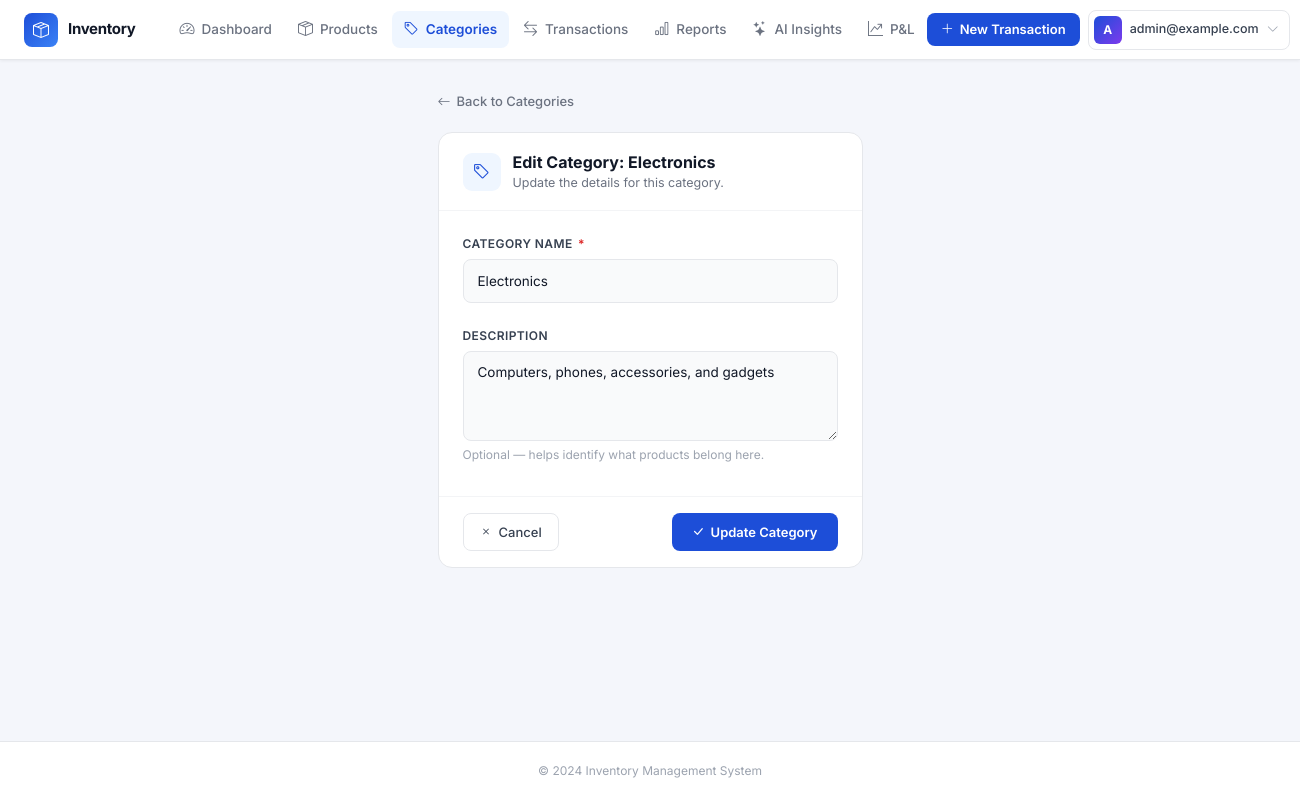
/categories/8/update/ (signed in), run on the app's committed database.
### accounts/models.py (models this page shows, shortened)
class CustomUser(AbstractUser):
    email = models.EmailField(unique=True, db_index=True)
    username = None  # Remove username field
    USERNAME_FIELD = 'email'
    REQUIRED_FIELDS = []
    objects = CustomUserManager()
    class Meta:
        db_table = 'users'
        indexes = [
            models.Index(fields=['email']),
        ]

### inventory/models.py (models this page shows, shortened)
class Category(models.Model):
    user = models.ForeignKey(
        settings.AUTH_USER_MODEL,
        on_delete=models.CASCADE,
        related_name='categories',
        null=True,   # null during migration for existing rows
        blank=True,
    )
    name = models.CharField(max_length=100, db_index=True)
    description = models.TextField(blank=True)
    class Meta:
        db_table = 'categories'
        verbose_name_plural = 'categories'
        unique_together = [('user', 'name')]

### inventory/views.py (the view, shortened to what this page needs)
# urls.py: path('categories/<int:pk>/update/', views.CategoryUpdateView.as_view(), name='category_update'),
class CategoryUpdateView(LoginRequiredMixin, UpdateView):
    model = Category
    template_name = 'inventory/category_form.html'
    success_url = reverse_lazy('category_list')
    fields = ['name', 'description']
    def get_queryset(self):
        return Category.objects.filter(user=self.request.user)
    def get_form(self, form_class=None):
        form = super().get_form(form_class)
        form.fields['name'].widget.attrs.update({'class': 'form-control', 'placeholder': 'Enter category name'})
        form.fields['description'].widget.attrs.update({'class': 'form-control', 'placeholder': 'Enter description (optional)', 'rows': 3})
        return form
    def get_context_data(self, **kwargs):
        context = super().get_context_data(**kwargs)
        context['form_title'] = f'Edit Category: {self.object.name}'
        context['submit_text'] = 'Update Category'
        return context

### templates/inventory/category_form.html (shortened to what this page needs)
{% extends 'base.html' %}
{% block content %}
<div class="form-page">
  <a href="{% url 'category_list' %}" class="back-link">
    <i class="bi bi-arrow-left"></i> Back to Categories
  </a>
  <div class="form-card">
    <div class="form-card-header">
      <div class="form-card-icon"><i class="bi bi-tag"></i></div>
      <div>
        <h2>{{ form_title }}</h2>
        <p>{% if object %}Update the details for this category.{% else %}Create a new category to organize your products.{% endif %}</p>
      </div>
    </div>
    <form method="post" novalidate id="cat-form">
      <div class="form-card-body">
        <div class="mb-4">
          <label for="{{ form.name.id_for_label }}" class="field-label">
            Category Name <span class="req">*</span>
          </label>
          {{ form.name }}
        </div>
        <div class="mb-2">
          <label for="{{ form.description.id_for_label }}" class="field-label">
            Description
          </label>
          {{ form.description }}
          <div class="field-hint">Optional — helps identify what products belong here.</div>
        </div>
      </div>
      <div class="form-card-footer">
        <a href="{% url 'category_list' %}" class="btn-cancel">
          <i class="bi bi-x"></i> Cancel
        </a>
        <button type="submit" class="btn-submit">
          <i class="bi bi-check-lg"></i> {{ submit_text }}
        </button>
      </div>
    </form>
  </div>
</div>
{% endblock %}

### templates/base.html (shortened to what this page needs)
{% load static %}
<!DOCTYPE html>
<html lang="en">
<head>
    <link href="https://cdn.jsdelivr.net/npm/bootstrap@5.3.0/dist/css/bootstrap.min.css" rel="stylesheet">
    <link href="https://cdn.jsdelivr.net/npm/bootstrap-icons@1.11.0/font/bootstrap-icons.css" rel="stylesheet">
    <link rel="stylesheet" href="{% static 'css/style.css' %}">
</head>
<body>
    <header>
        <nav class="app-navbar">
            <a class="nav-brand" href="{% if user.is_authenticated %}{% url 'dashboard' %}{% else %}{% url 'login' %}{% endif %}">
                <div class="brand-icon"><i class="bi bi-box-seam"></i></div>
                <span class="brand-name">Inventory</span>
            </a>
            {% if user.is_authenticated %}
            <div class="nav-links">
                <a href="{% url 'dashboard' %}"
                   class="nav-link-item {% if request.resolver_match.url_name == 'dashboard' %}active{% endif %}">
                    <i class="bi bi-speedometer2"></i> Dashboard
                </a>
                <a href="{% url 'product_list_view' %}"
                   class="nav-link-item {% if 'product' in request.resolver_match.url_name %}active{% endif %}">
                    <i class="bi bi-box-seam"></i> Products
                </a>
                <a href="{% url 'category_list' %}"
                   class="nav-link-item {% if 'category' in request.resolver_match.url_name %}active{% endif %}">
                    <i class="bi bi-tag"></i> Categories
                </a>
                <a href="{% url 'transaction_history' %}"
                   class="nav-link-item {% if 'transaction' in request.resolver_match.url_name %}active{% endif %}">
                    <i class="bi bi-arrow-left-right"></i> Transactions
                </a>
                <a href="{% url 'reports' %}"
                   class="nav-link-item {% if request.resolver_match.url_name == 'reports' %}active{% endif %}">
                    <i class="bi bi-bar-chart"></i> Reports
                </a>
                <a href="{% url 'ai_insights' %}"
                   class="nav-link-item {% if 'ai' in request.resolver_match.url_name or request.resolver_match.url_name == 'pnl' %}active{% endif %}">
                    <i class="bi bi-stars"></i> AI Insights
                </a>
                <a href="{% url 'pnl' %}"
                   class="nav-link-item {% if request.resolver_match.url_name == 'pnl' %}active{% endif %}">
                    <i class="bi bi-graph-up-arrow"></i> P&amp;L
                </a>
            </div>
            {% endif %}
            <div class="nav-right">
                {% if user.is_authenticated %}
                <a href="{% url 'transaction_create' %}" class="nav-action-btn">
                    <i class="bi bi-plus-lg"></i>
                    <span>New Transaction</span>
                </a>
                <div class="dropdown">
                    <a class="user-menu-btn" href="#" role="button" data-bs-toggle="dropdown" aria-expanded="false">
                        <div class="user-avatar">{{ user.email|first|upper }}</div>
                        <span class="user-email">{{ user.email }}</span>
                        <i class="bi bi-chevron-down user-chevron"></i>
                    </a>
                </div>
                {% else %}
                <a href="{% url 'login' %}" class="nav-link-item">Sign in</a>
                <a href="{% url 'register' %}" class="nav-action-btn">
                    <i class="bi bi-person-plus"></i>
                    <span>Register</span>
                </a>
                {% endif %}
            </div>
        </nav>
    </header>
    <main class="app-main">
        {% block content %}{% endblock %}
    </main>
    <footer class="app-footer">
        &copy; 2024 Inventory Management System
    </footer>
</body>
</html>

### static/css/style.css (style rules this page uses)
.btn, .nav-link, .form-control, .form-select { min-height: 44px; }
footer { margin-top: auto; }
body { display: flex; flex-direction: column; min-height: 100vh; }
main { flex: 1; }

### templates/base.html (style rules this page uses)
* { font-family: 'Inter', sans-serif; }
body { background: #f4f6fb; }
.app-navbar { background: #fff; border-bottom: 1px solid #e5e7eb; padding: 0 24px; height: 60px; display: flex; align-items: center; position: sticky; top: 0; z-index: 1000; box-shadow: 0 1px 3px rgba(0,0,0,.06); }
.nav-brand { display: flex; align-items: center; gap: 10px; text-decoration: none; flex-shrink: 0; margin-right: 32px; }
.nav-brand .brand-icon { width: 34px; height: 34px; background: linear-gradient(135deg, #1d4ed8, #3b82f6); border-radius: 8px; display: flex; align-items: center; justify-content: center; color: #fff; font-size: 16px; }
.nav-brand .brand-name { font-size: 15px; font-weight: 700; color: #111827; letter-spacing: -0.3px; }
.nav-links { display: flex; align-items: center; gap: 2px; flex: 1; }
.nav-link-item { display: flex; align-items: center; gap: 7px; padding: 7px 12px; border-radius: 8px; font-size: 13.5px; font-weight: 500; color: #6b7280; text-decoration: none; transition: all .15s; white-space: nowrap; }
.nav-link-item i { font-size: 15px; }
.nav-link-item.active { color: #1d4ed8; background: #eff6ff; font-weight: 600; }
.nav-right { display: flex; align-items: center; gap: 8px; margin-left: auto; flex-shrink: 0; }
.nav-action-btn { display: flex; align-items: center; gap: 6px; padding: 7px 14px; border-radius: 8px; font-size: 13px; font-weight: 600; background: #1d4ed8; color: #fff; text-decoration: none; border: none; transition: background .15s; }
.user-menu-btn { display: flex; align-items: center; gap: 8px; padding: 5px 10px 5px 5px; border-radius: 8px; border: 1.5px solid #e5e7eb; background: #fff; cursor: pointer; transition: all .15s; text-decoration: none; }
.user-avatar { width: 28px; height: 28px; border-radius: 6px; background: linear-gradient(135deg, #1d4ed8, #7c3aed); display: flex; align-items: center; justify-content: center; color: #fff; font-size: 12px; font-weight: 700; flex-shrink: 0; }
.user-email { font-size: 12.5px; font-weight: 500; color: #374151; max-width: 160px; overflow: hidden; text-overflow: ellipsis; white-space: nowrap; }
.user-chevron { color: #9ca3af; font-size: 12px; }
.app-main { padding: 28px 24px; max-width: 1400px; margin: 0 auto; }
.app-footer { text-align: center; padding: 20px; font-size: 12px; color: #9ca3af; border-top: 1px solid #e5e7eb; margin-top: 40px; background: #fff; }

### data on the page
CustomUser: email|first "A", email "admin@example.com"
Category: name "Electronics", description "Computers, phones, accessories, and gadgets"

### other printed values
{{ submit_text }} "Update Category"
